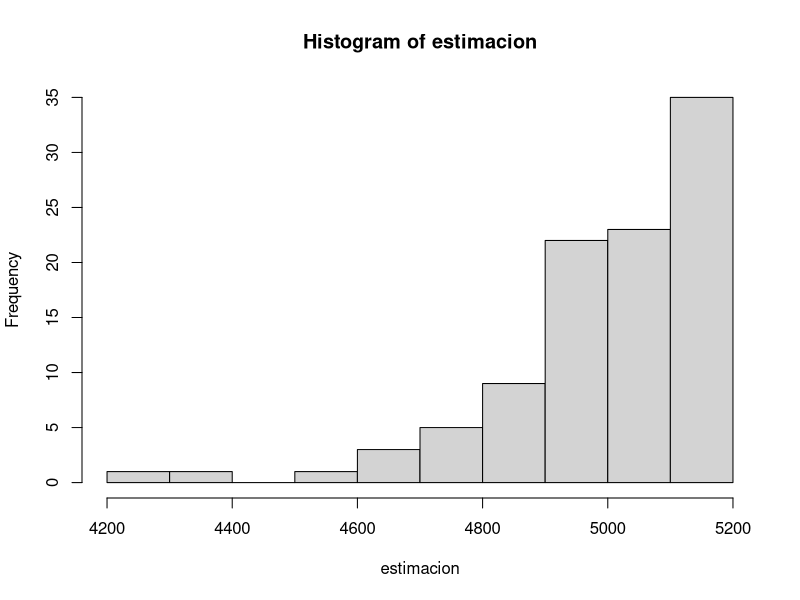

Write the R code that produced this figure.
poblacion <- 5000


numeros <- (1:poblacion)

muestras <- 100
tamaño <- 30

estimacion <- matrix(1:muestras)


for (i in 1:muestras)
{
  m<-sample(numeros,tamaño,replace=FALSE)
  maximo<-max(m)
  maximo
  estimacion[i]<-(((tamaño+1) / tamaño)*maximo) -1
  
}

mean(estimacion)
hist(estimacion)

t.test(estimacion,mu=poblacion)